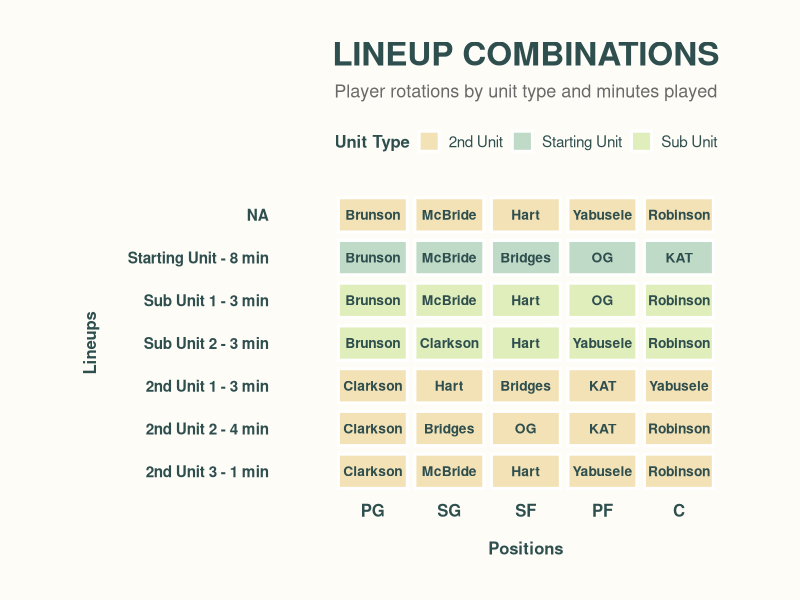
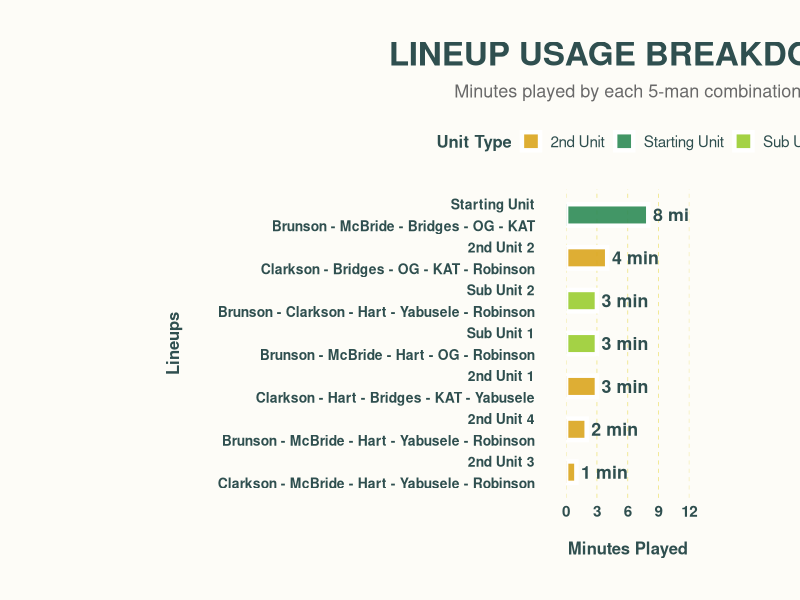

Source code (R) for these figures, in order:
# Lineup Usage Chart with Player Names + Bar Chart

# libraries
library(ggplot2)
library(dplyr)
library(forcats)
library(tidyr)

# Lineup data with player names split
lineup_data <- data.frame(
  lineup_id = 1:7,
  lineup_name = c(
    "Starting Unit",
    "Sub Unit 1",
    "Sub Unit 2", 
    "2nd Unit 1",
    "2nd Unit 2",
    "2nd Unit 3",
    "2nd Unit 4"
  ),
  minutes = c(8, 3, 3, 3, 4, 1, 2),
  unit_type = c(
    "Starting Unit",
    "Sub Unit",
    "Sub Unit", 
    "2nd Unit",
    "2nd Unit",
    "2nd Unit",
    "2nd Unit"
  ),
  # Player combinations (The lineups are created vertically)
  
  player1 = c("Brunson", "Brunson", "Brunson", "Clarkson", "Clarkson", "Clarkson", "Brunson"),
  player2 = c("McBride", "McBride", "Clarkson", "Hart", "Bridges", "McBride", "McBride"),
  player3 = c("Bridges", "Hart", "Hart", "Bridges", "OG", "Hart", "Hart"),
  player4 = c("OG", "OG", "Yabusele", "KAT", "KAT", "Yabusele", "Yabusele"),
  player5 = c("KAT", "Robinson", "Robinson", "Yabusele", "Robinson", "Robinson", "Robinson")
)

# Convert to long format

lineup_long <- lineup_data %>%
  pivot_longer(
    cols = starts_with("player"), 
    names_to = "position", 
    values_to = "player"
  ) %>%
  mutate(
    position_num = as.numeric(gsub("player", "", position))
  )

# Create main chart showing all lineups with player names
lineup_viz <- ggplot(lineup_long, aes(x = position_num, y = factor(lineup_id, levels = 6:1))) +
  
  # Background tiles on each lineup
  geom_tile(aes(fill = unit_type), 
            width = 0.9, height = 0.8, 
            alpha = 0.3, color = "white", size = 1) +
  
  # Player names on tiles
  geom_text(aes(label = player), 
            color = "#2F4F4F", 
            size = 3.5, 
            fontface = "bold") +
  
  scale_fill_manual(
    values = c(
      "Starting Unit" = "#2E8B57",   # Dark sea green
      "Sub Unit" = "#9ACD32",        # Yellow green  
      "2nd Unit" = "#DAA520"         # Golden rod
    ),
    name = "Unit Type"
  ) +
  
  scale_x_continuous(
    breaks = 1:5,
    labels = c("PG", "SG", "SF", "PF", "C"),
    expand = c(0.1, 0.1)
  ) +
  
  scale_y_discrete(
    labels = paste0(lineup_data$lineup_name[6:1], " - ", lineup_data$minutes[6:1], " min")
  ) +
  
  labs(
    title = "LINEUP COMBINATIONS",
    subtitle = "Player rotations by unit type and minutes played",
    x = "Positions",
    y = "Lineups"
  ) +
  
  theme_minimal() +
  theme(
    # Cream background
    
    plot.background = element_rect(fill = "#FDFCF7", color = NA),
    panel.background = element_rect(fill = "#FDFCF7", color = NA),
    panel.grid = element_blank(),
    
    # Title styling
    plot.title = element_text(
      size = 24, 
      face = "bold", 
      hjust = 0.5, 
      color = "#2F4F4F",
      margin = margin(b = 8)
    ),
    plot.subtitle = element_text(
      size = 13, 
      hjust = 0.5, 
      color = "#696969",
      margin = margin(b = 20)
    ),
    
    # Y-axis (lineup names)
    axis.text.y = element_text(
      size = 11, 
      face = "bold", 
      color = "#2F4F4F",
      hjust = 1,
      margin = margin(r = 15)
    ),
    axis.title.y = element_text(
      size = 12,
      face = "bold",
      color = "#2F4F4F",
      margin = margin(r = 20)
    ),
    
    # X-axis styling
    axis.text.x = element_text(
      size = 12, 
      color = "#2F4F4F",
      face = "bold"
    ),
    axis.title.x = element_text(
      size = 12,
      face = "bold",
      color = "#2F4F4F",
      margin = margin(t = 15)
    ),
    
    # Legend styling
    legend.position = "top",
    legend.title = element_text(
      size = 12,
      face = "bold",
      color = "#2F4F4F"
    ),
    legend.text = element_text(
      size = 11,
      color = "#2F4F4F"
    ),
    legend.background = element_rect(fill = "#FDFCF7", color = NA),
    legend.margin = margin(b = 15),
    
    # Margins
    plot.margin = margin(30, 30, 30, 60)
  )

print(lineup_viz)

# Bar chart with lineup details

lineup_bars <- lineup_data %>%
  mutate(
    full_lineup = paste(player1, player2, player3, player4, player5, sep = " - "),
    display_name = paste0(lineup_name, "\n", full_lineup)
  )

bar_chart <- ggplot(lineup_bars, aes(x = minutes, y = fct_reorder(display_name, minutes), fill = unit_type)) +
  geom_col(width = 0.5, alpha = 0.9, color = "white", size = 1.5) +
  
  # Add minute labels
  geom_text(aes(label = paste0(minutes, " min")), 
            hjust = -0.1, 
            color = "#2F4F4F", 
            size = 4.5, 
            fontface = "bold") +
  
  scale_fill_manual(
    values = c(
      "Starting Unit" = "#2E8B57",
      "Sub Unit" = "#9ACD32",       
      "2nd Unit" = "#DAA520"        
    ),
    name = "Unit Type"
  ) +
  
  scale_x_continuous(
    limits = c(0, 12),
    breaks = c(0, 3, 6, 9, 12),
    expand = c(0, 0)
  ) +
  
  labs(
    title = "LINEUP USAGE BREAKDOWN",
    subtitle = "Minutes played by each 5-man combination",
    x = "Minutes Played",
    y = "Lineups"
  ) +
  
  theme_minimal() +
  theme(
    # Same cream styling
    plot.background = element_rect(fill = "#FDFCF7", color = NA),
    panel.background = element_rect(fill = "#FDFCF7", color = NA),
    panel.grid.major.y = element_blank(),
    panel.grid.minor = element_blank(),
    panel.grid.major.x = element_line(color = "#F0E68C", size = 0.3, linetype = "dashed"),
    
    plot.title = element_text(
      size = 24, 
      face = "bold", 
      hjust = 0.5, 
      color = "#2F4F4F",
      margin = margin(b = 8)
    ),
    plot.subtitle = element_text(
      size = 13, 
      hjust = 0.5, 
      color = "#696969",
      margin = margin(b = 20)
    ),
    
    axis.text.y = element_text(
      size = 10, 
      face = "bold", 
      color = "#2F4F4F",
      hjust = 1,
      lineheight = 1.3,
      margin = margin(r = 20)
    ),
    axis.title.y = element_text(
      size = 12,
      face = "bold",
      color = "#2F4F4F",
      margin = margin(r = 25)
    ),
    
    axis.text.x = element_text(
      size = 11, 
      color = "#2F4F4F",
      face = "bold"
    ),
    axis.title.x = element_text(
      size = 12,
      face = "bold",
      color = "#2F4F4F",
      margin = margin(t = 15)
    ),
    
    legend.position = "top",
    legend.title = element_text(size = 12, face = "bold", color = "#2F4F4F"),
    legend.text = element_text(size = 11, color = "#2F4F4F"),
    legend.background = element_rect(fill = "#FDFCF7", color = NA),
    legend.margin = margin(b = 15),
    
    plot.margin = margin(30, 80, 30, 120),
    
    # Adding more space between bars
    panel.spacing = unit(2, "lines")
  )

print(bar_chart)